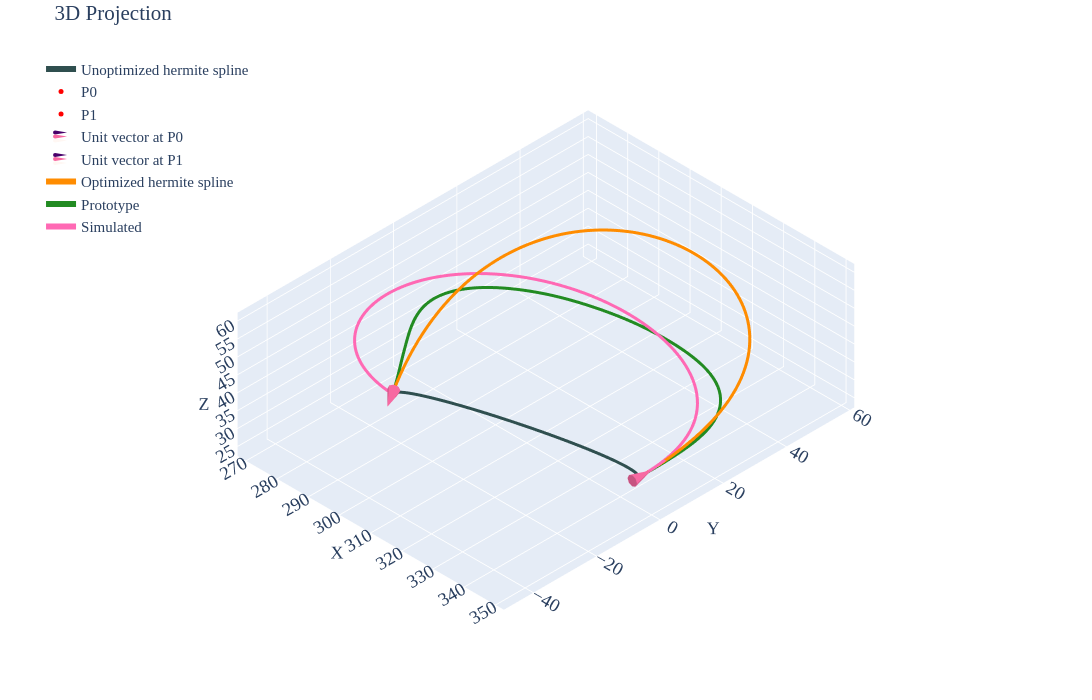

The notebook cell saved with this chart:
### Code cell
df=pd.read_csv('../data/2810/p2-case1.csv')
prt=df.iloc[10:,2:].reset_index(drop=True)
p0=df.iloc[5,2:].values.astype(float)   
p1=df.iloc[6,2:].values.astype(float)   
u0=df.iloc[8,2:].values.astype(float)   
u1=df.iloc[9,2:].values.astype(float)   
m0=df.iloc[2,1]                         
m1=df.iloc[3,1]                         
u0_init=u0*m0
u1_init=u1*m1
spl=utils.hermite(p0,p1,u0_init,u1_init,num_points=51)
spl_tgt=pd.read_csv('../data/2810/rev-opt/p2-case1-opt.csv').values
siml=pd.DataFrame(final_rod_position.T,columns=['X','Y','Z'])
siml.to_csv('data/p2-case1.csv',index=False)
utils.plotter(spl,p0,p1,u0_init,u1_init,tgt=spl_tgt,prt=prt.values,siml=siml.values,cne=6,intr='d',tgt_label='Optimized hermite spline')
